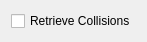
<ui version="4.0" >
 <class>DynamidWidget</class>
 <widget class="QWidget" name="DynamidWidget" >
  <property name="geometry" >
   <rect>
    <x>0</x>
    <y>0</y>
    <width>129</width>
    <height>36</height>
   </rect>
  </property>
  <property name="windowTitle" >
   <string>Form</string>
  </property>
  <layout class="QHBoxLayout" >
   <item>
    <widget class="QCheckBox" name="m_active" >
     <property name="text" >
      <string>Retrieve Collisions</string>
     </property>
    </widget>
   </item>
  </layout>
 </widget>
 <resources/>
 <connections/>
</ui>
